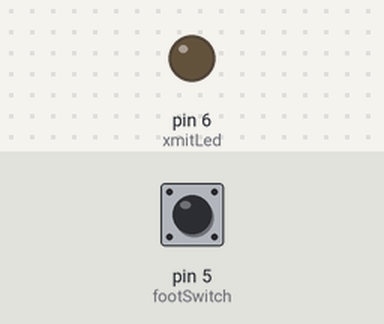
This sketch was run on a simulated Arduino Leonardo, built with avr-gcc and run on an emulated ATmega32U4. On the bench: output pins drawn as LEDs (lit = HIGH). The inputs (shaded band) are chosen by the test bench; at power-on: pin 5 (footSwitch) LOW. USB keyboard and mouse output is not drawn.

Above: at 1.2 s.
1.3 s: pin 5 (footSwitch) pulled HIGH for 0.15 s
At 1.37 s:
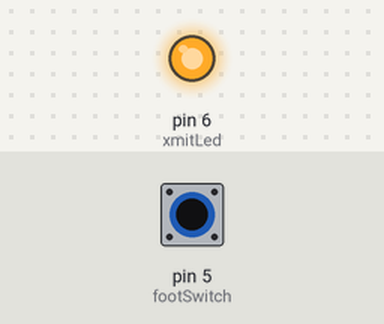
2.9 s: pin 5 (footSwitch) pulled HIGH for 3.2 s
At 6.7 s:
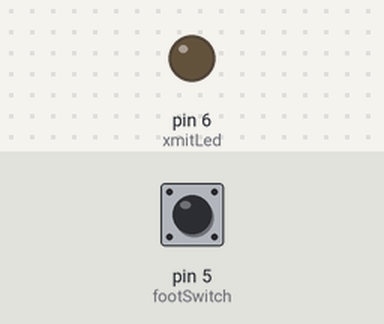
Timing chart, 0 to 8.2 s (numbered marks = the images above; inputs shaded):
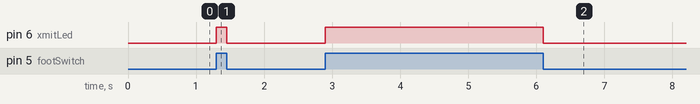

The sketch:

singeri.ino
```cpp
#include "Keyboard.h"

const int footSwitch = 5;
const int xmitLed = 6;

void setup() {

  pinMode(footSwitch, INPUT);
  pinMode(xmitLed, OUTPUT);

  Keyboard.begin();
}

void loop() {
    while (digitalRead(footSwitch) == HIGH) {
      Keyboard.press(KEY_RIGHT_ALT);
      digitalWrite(xmitLed, HIGH);

       }

    Keyboard.releaseAll();
    digitalWrite(xmitLed, LOW);
    }
```

Measured:
- after the input at 1.3 s, pin 6 (xmitLed): LOW → HIGH at once, → LOW 0.15 s later
- after the input at 2.9 s, pin 6 (xmitLed): LOW → HIGH at once, → LOW 3.2 s later
